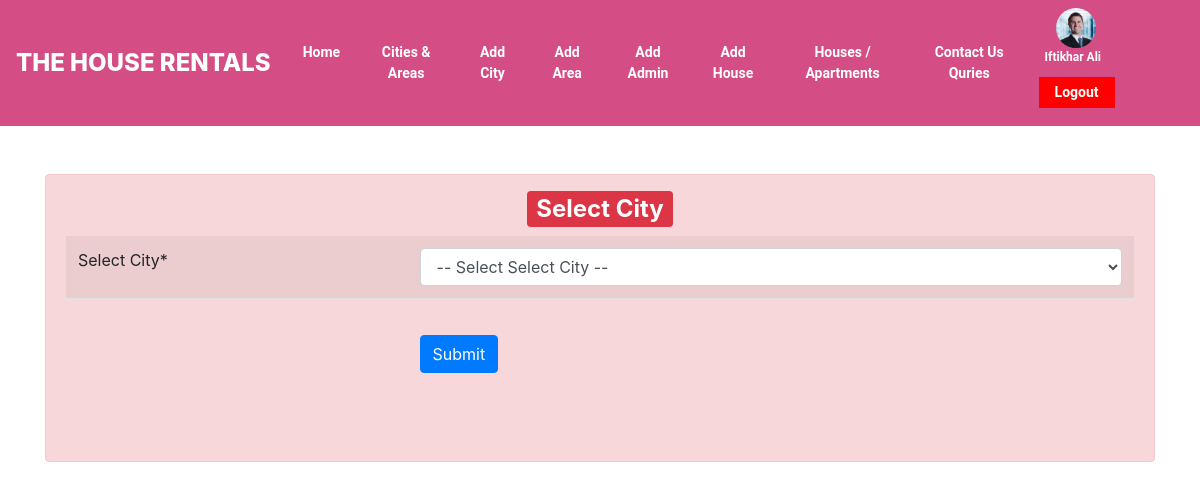
Screenshot of /admin/select_city.php (signed in) with the database file from the repository.
### tables this page shows
CREATE TABLE `users` (
  `id` int(11) NOT NULL,
  `f_name` varchar(20) NOT NULL,
  `l_name` varchar(50) NOT NULL,
  `email` varchar(50) NOT NULL,
  `contact` varchar(50) NOT NULL,
  `gender` varchar(50) NOT NULL,
  `image` varchar(50) NOT NULL,
  `dob` varchar(50) NOT NULL,
  `account_type` varchar(50) NOT NULL,
  `password` varchar(50) NOT NULL
);

### admin/select_city.php (the view, shortened to what this page needs)
<?php
include("header.php");
?>
<div align="center">
<div class="container">
  <br>
  <br>
<form method="post" action="add_house.php">
<div class="alert alert-danger">
  <h2><span class="badge badge-danger">Select City</span></h2>
<table class="table table-striped">
<tr><td>Select City*</td><td>
	<select name="city" title="city" required="" class="form-control">
    <option value="">-- Select Select City --</option>
</select>
</td></tr>
<tr><td></td>
<td><br><div ><button type="submit" name="submit_city" class="btn btn-primary">Submit</button></div><br><br></td></tr>
</table>
</div>
</form>
</div>
</div>
</body>
</html>

### admin/header.php (shortened to what this page needs)
<?php
$user_id=$_SESSION["uid2"];
include("../dbconnection.php");
$query4="SELECT * FROM `users` WHERE id='$user_id'";
$run4=mysqli_query($con,$query4);
$data4=mysqli_fetch_assoc($run4);
?>
<!doctype html>
<html lang="en">
<html>
<head>
  <link rel="stylesheet" href="style.css">
<link rel="stylesheet" href="https://maxcdn.bootstrapcdn.com/bootstrap/4.4.1/css/bootstrap.min.css">
<link rel="stylesheet" href="https://cdnjs.cloudflare.com/ajax/libs/font-awesome/4.7.0/css/font-awesome.min.css">
</head>
<body>
<nav class="navbar navbar-expand-md navbar-light" style="background-color: #d44d84">
  <a class="navbar-brand" href="#"><div style="font-size:24px;text-align: center;font-weight: 800;color:#fff;margin-top:-8px;margin-bottom: -8px;">THE HOUSE RENTALS</div></a>
  <div class="collapse navbar-collapse" id="collapsibleNavbar">
  <div style="margin:px 0px 0px 0px;">
    <div class="topnav">
  <div class="navbar-nav">
    <a href="index.php">Home</a>
    <a href="cities.php">Cities & Areas</a>
    <a href="add_city.php">Add City</a>
    <a href="add_area.php">Add Area</a>
    <a href="add_admin.php">Add Admin</a>
    <a href="select_city.php">Add House</a>
    <a href="houses.php">Houses / Apartments</a>
    <a href="contact_quries.php">Contact Us Quries</a>
  </div>
</div>
</div>
</div>
<div class="topnav" style="float:right;">
<a class="" href="user-detail.php?view=<?php echo $user_id; ?>"><div style="margin-top: -5px;float: right;margin-bottom: -20px"><img style="height: 40px;border-radius: 50%;margin-left: 10%;list-style: none;" src='<?php echo "../profiles/".$data4['image']; ?>'><p style="font-size: 12px"><?php echo $data4['f_name']; ?> <?php echo $data4['l_name']; ?></p></div></a>
<a class="active" style="background-color:red;" href="logout.php">Logout</a>
</div>
</nav>

### admin/style.css (style rules this page uses)
.topnav { overflow: hidden; background-color: #d44d84; }
.topnav a { float: left; color: white; font-family: 'Roboto', sans-serif; text-align: center; padding: 5px 16px; text-decoration: none; font-size: 14px; font-weight: 600; }
.topnav a.active { background-color: #4CAF50; color: white; margin:10px; }

### rows the page displays
users: image (picture), f_name "Iftikhar", l_name "Ali"
